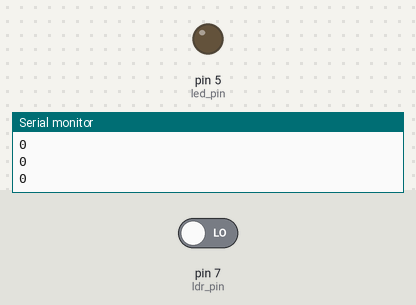
Simulated run of this sketch. Board: Arduino Uno, built with avr-gcc and run on an emulated ATmega328P. On the bench: output pins drawn as LEDs (lit = HIGH), the last lines printed to the serial monitor. The test bench sets the inputs (shaded band); at power-on: pin 7 (ldr_pin) LOW.

Above: at 1.2 s.
1.3 s: pin 7 (ldr_pin) driven HIGH
At 1.7 s:
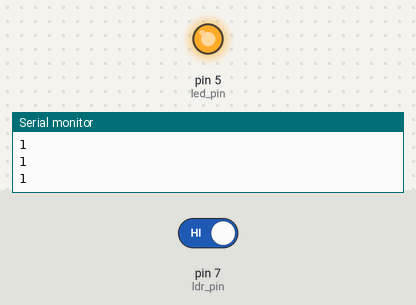
2.8 s: pin 7 (ldr_pin) driven LOW
At 4.2 s:
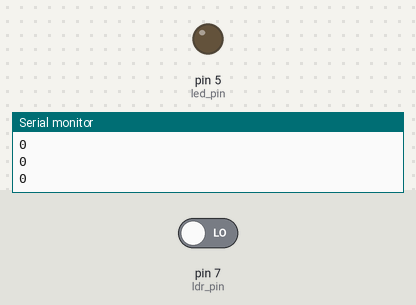
Timing chart, 0 to 5.8 s (numbered marks = the images above; inputs shaded):
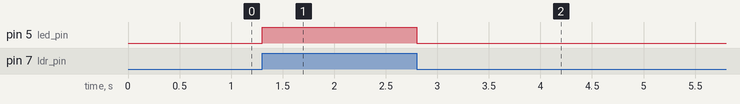

The sketch:

An_automated_lamp_post_light_utilizing_an_LDR_sensor_.ino
```cpp
 int ldr_pin = 7;
 int led_pin = 5;
void setup() {
  // put your setup code here, to run once:
    pinMode(7,INPUT);
    pinMode(5,OUTPUT);
    Serial.begin(9600);
}

void loop() {
  // put your main code here, to run repeatedly:
   if( digitalRead( ldr_pin ) == 1){
      digitalWrite( led_pin,HIGH);
   }
   else{
      digitalWrite( led_pin , LOW);
   }

   Serial.println( digitalRead( ldr_pin ));
   delay(100);
}
```

Measured:
- after the input at 1.3 s, pin 5 (led_pin): LOW → HIGH at once
- after the input at 2.8 s, pin 5 (led_pin): HIGH → LOW at once
